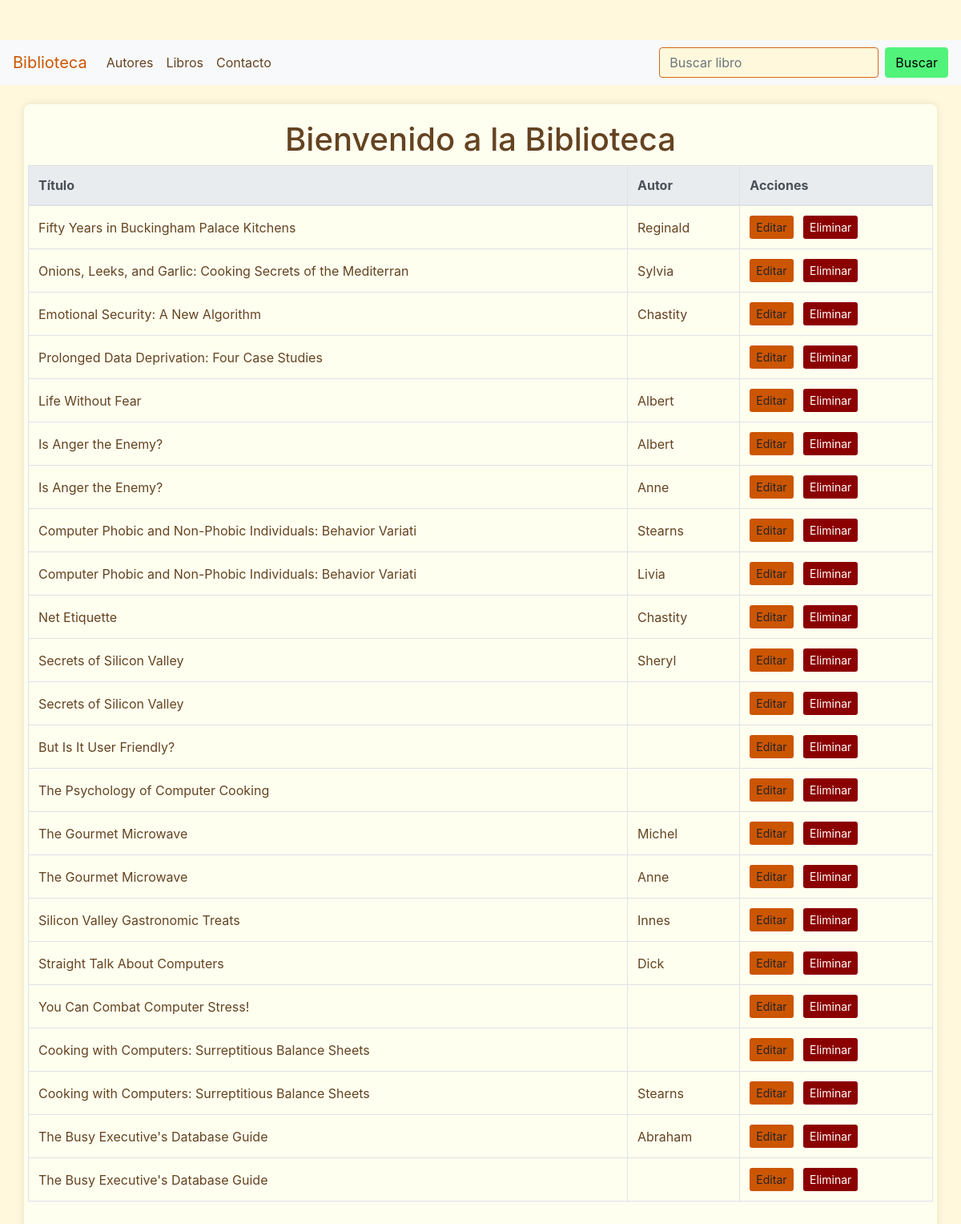
The page / on the database its author committed.
### tables this page shows
CREATE TABLE `titulos` (
  `id_titulo` varchar(6) NOT NULL,
  `titulo` varchar(60) NOT NULL,
  `tipo` varchar(15) NOT NULL,
  `id_pub` varchar(4) NOT NULL,
  `precio` double DEFAULT NULL,
  `avance` double DEFAULT NULL,
  `total_ventas` int(11) DEFAULT NULL,
  `notas` varchar(255) NOT NULL,
  `fecha_pub` datetime NOT NULL,
  `contrato` varchar(1) NOT NULL
);

CREATE TABLE `autores` (
  `id_autor` varchar(11) NOT NULL,
  `apellido` varchar(15) NOT NULL,
  `nombre` varchar(15) NOT NULL,
  `telefono` varchar(12) NOT NULL,
  `direccion` varchar(20) NOT NULL,
  `ciudad` varchar(15) NOT NULL,
  `estado` varchar(2) NOT NULL,
  `pais` varchar(3) NOT NULL,
  `cod_postal` int(5) NOT NULL
);

### index.php (the view, shortened to what this page needs)
<?php include('config.php'); ?>
<!DOCTYPE html>
<html lang="en">
<head>
    <link href="https://maxcdn.bootstrapcdn.com/bootstrap/4.0.0/css/bootstrap.min.css" rel="stylesheet">
    <link href="/biblioteca/css/style.css" rel="stylesheet">
</head>
<body>
<nav class="navbar navbar-expand-lg navbar-light bg-light">
    <a class="navbar-brand" href="/biblioteca/index.php">Biblioteca</a>
    <div class="collapse navbar-collapse">
        <ul class="navbar-nav mr-auto">
            <li class="nav-item">
                <a class="nav-link" href="/biblioteca/autor/listar.php">Autores</a>
            </li>
            <li class="nav-item">
                <a class="nav-link" href="/biblioteca/libro/listar.php">Libros</a>
            </li>
            <li class="nav-item">
                <a class="nav-link" href="/biblioteca/contacto.php">Contacto</a>
            </li>
        </ul>
        <form class="form-inline my-2 my-lg-0" id="search-form">
            <input class="form-control mr-sm-2" type="search" placeholder="Buscar libro" id="search-input" aria-label="Buscar">
            <button class="btn btn-outline-success my-2 my-sm-0" type="submit">Buscar</button>
        </form>
    </div>
</nav>
<div class="container mt-4">
    <h1 class="text-center">Bienvenido a la Biblioteca</h1>
    <div class="row" id="books-container">
        <?php
        $search = isset($_GET['search']) ? $conn->real_escape_string($_GET['search']) : '';
        $query = "SELECT titulos.id_titulo, titulos.titulo, autores.nombre AS autor
                  FROM titulos
                  LEFT JOIN titulo_autor ON titulos.id_titulo = titulo_autor.id_titulo
                  LEFT JOIN autores ON titulo_autor.id_autor = autores.id_autor
                  WHERE titulos.titulo LIKE '%$search%' OR autores.nombre LIKE '%$search%'
                  ORDER BY titulos.id_titulo DESC";
        $result = $conn->query($query);
        if ($result) {
            if ($result->num_rows > 0) {
                echo "<table class='table table-bordered'>";
                echo "<thead class='thead-light'><tr><th>Título</th><th>Autor</th><th>Acciones</th></tr></thead>";
                echo "<tbody>";
                while ($row = $result->fetch_assoc()) {
                    echo "<tr>";
                    echo "<td class='titulo'>{$row['titulo']}</td>";
                    echo "<td class='autor'>{$row['autor']}</td>";
                    echo "<td>
                            <a href='/biblioteca/libro/editar.php?id={$row['id_titulo']}' class='btn btn-warning btn-sm mr-2'>Editar</a>
                            <a href='/biblioteca/libro/eliminar.php?id={$row['id_titulo']}' class='btn btn-danger btn-sm'>Eliminar</a>
                          </td>";
                    echo "</tr>";
                }
                echo "</tbody>";
                echo "</table>";
            } else {
                echo "<p class='text-center'>No se encontraron libros.</p>";
            }
        } else {
            echo "<p class='text-center'>Error en la consulta: " . $conn->error . "</p>";
        }
        ?>
    </div>
</div>
</body>
</html>

### css/style.css (style rules this page uses)
body { background-color: #FFF8DC; color: #654321; padding-top: 50px; }
.navbar { margin-bottom: 20px; }
.navbar-brand { color: #CC5500 !important; }
.navbar-nav .nav-link { color: #654321 !important; }
.container { background-color: #FFFFF0; padding: 20px; border-radius: 8px; box-shadow: 0 0 10px rgba(0, 0, 0, 0.1); }
.btn-warning { background-color: #CC5500; border: none; }
.btn-danger { background-color: #8B0000; border: none; }
.btn-outline-success { color: #000000; border-color: #51f37a; background-color:#51f37a; }
form { margin-top: 20px; }
.form-control { border: 1px solid #D2691E; background-color: #FFF8DC; }
.table td { vertical-align: middle; }

### rows shown on the page
titulos: titulo "Fifty Years in Buckingham Palace Kitchens", autores.nombre "Reginald"
titulos: titulo "Onions, Leeks, and Garlic: Cooking Secrets of the Mediterran", autores.nombre "Sylvia"
titulos: titulo "Emotional Security: A New Algorithm", autores.nombre "Chastity"
titulos: titulo "Prolonged Data Deprivation: Four Case Studies"
titulos: titulo "Life Without Fear", autores.nombre "Albert"
titulos: titulo "Is Anger the Enemy?", autores.nombre "Albert", autores.nombre "Anne"
titulos: titulo "Computer Phobic and Non-Phobic Individuals: Behavior Variati", autores.nombre "Stearns", autores.nombre "Livia"
titulos: titulo "Net Etiquette", autores.nombre "Chastity"
titulos: titulo "Secrets of Silicon Valley", autores.nombre "Sheryl"
titulos: titulo "But Is It User Friendly?"
titulos: titulo "The Psychology of Computer Cooking"
titulos: titulo "The Gourmet Microwave", autores.nombre "Michel", autores.nombre "Anne"
titulos: titulo "Silicon Valley Gastronomic Treats", autores.nombre "Innes"
titulos: titulo "Straight Talk About Computers", autores.nombre "Dick"
titulos: titulo "You Can Combat Computer Stress!"
titulos: titulo "Cooking with Computers: Surreptitious Balance Sheets", autores.nombre "Stearns"
titulos: titulo "The Busy Executive's Database Guide", autores.nombre "Abraham"
